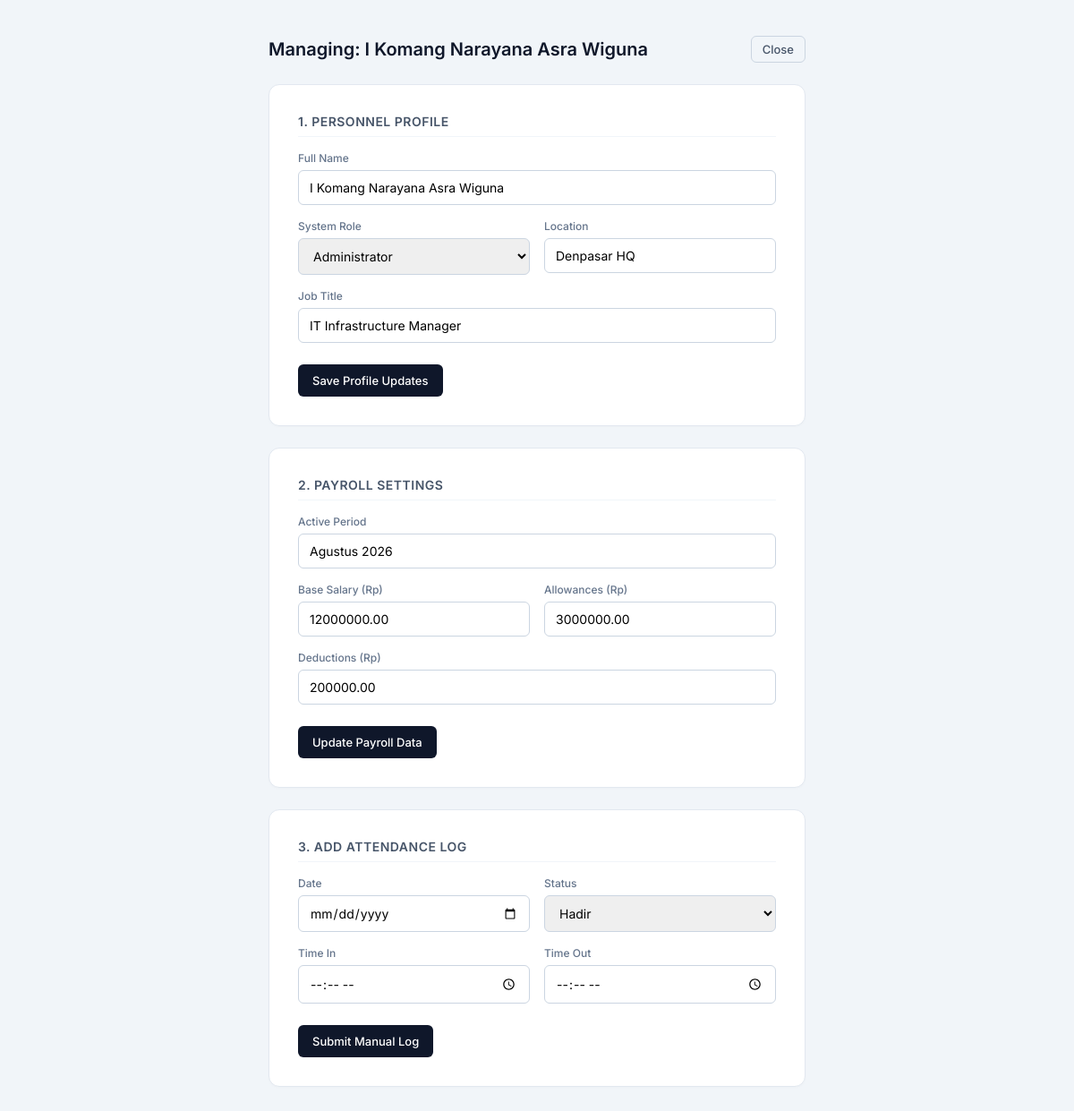
Screenshot of /admin_manage.php?id=1 (signed in) with the database file from the repository.
### tables this page shows
CREATE TABLE `users` (
  `id_user` int NOT NULL,
  `username` varchar(50) NOT NULL,
  `password` varchar(255) NOT NULL,
  `nama_lengkap` varchar(100) NOT NULL,
  `role` varchar(50) NOT NULL,
  `jabatan` varchar(100) NOT NULL,
  `penempatan` varchar(100) NOT NULL
);

CREATE TABLE `penggajian` (
  `id_gaji` int NOT NULL,
  `id_user` int NOT NULL,
  `periode` varchar(50) NOT NULL,
  `gaji_pokok` decimal(12,2) NOT NULL,
  `tunjangan` decimal(12,2) DEFAULT '0.00',
  `potongan` decimal(12,2) DEFAULT '0.00',
  `total_gaji` decimal(12,2) GENERATED ALWAYS AS (((`gaji_pokok` + `tunjangan`) - `potongan`)) STORED
);

### admin_manage.php (the view, shortened to what this page needs)
<?php
require 'config.php';
$target_id = $_GET['id'] ?? 0;
$stmt_target = $conn->prepare("SELECT * FROM users WHERE id_user = ?");
$stmt_target->bind_param("i", $target_id);
$stmt_target->execute();
$target_data = $stmt_target->get_result()->fetch_assoc();
$stmt_gaji = $conn->query("SELECT * FROM penggajian WHERE id_user = $target_id ORDER BY id_gaji DESC LIMIT 1");
$gaji_data = $stmt_gaji->fetch_assoc();
?>
<!DOCTYPE html>
<html lang="en">
<head>
</head>
<body>
<div class="container">
    <div class="header">
        <h1>Managing: <?= htmlspecialchars($target_data['nama_lengkap']); ?></h1>
        <a href="dashboard.php" class="btn-back">Close</a>
    </div>
    <div class="card">
        <div class="section-title">1. Personnel Profile</div>
        <form method="POST">
            <div class="form-group">
                <label>Full Name</label>
                <input type="text" name="nama_lengkap" value="<?= htmlspecialchars($target_data['nama_lengkap']); ?>" required>
            </div>
            <div class="grid-2">
                <div class="form-group">
                    <label>System Role</label>
                    <select name="role" required>
                        <option value="Administrator" <?= $target_data['role'] == 'Administrator' ? 'selected' : '' ?>>Administrator</option>
                    </select>
                </div>
                <div class="form-group">
                    <label>Location</label>
                    <input type="text" name="penempatan" value="<?= htmlspecialchars($target_data['penempatan']); ?>" required>
                </div>
            </div>
            <div class="form-group">
                <label>Job Title</label>
                <input type="text" name="jabatan" value="<?= htmlspecialchars($target_data['jabatan']); ?>" required>
            </div>
            <button type="submit" name="update_profile" class="btn-submit">Save Profile Updates</button>
        </form>
    </div>
    <div class="card">
        <div class="section-title">2. Payroll Settings</div>
        <form method="POST">
            <div class="form-group">
                <label>Active Period</label>
                <input type="text" name="periode" value="<?= $gaji_data ? htmlspecialchars($gaji_data['periode']) : date('F Y'); ?>" required>
            </div>
            <div class="grid-2">
                <div class="form-group">
                    <label>Base Salary (Rp)</label>
                    <input type="number" name="gaji_pokok" value="<?= $gaji_data ? $gaji_data['gaji_pokok'] : 0; ?>" required>
                </div>
                <div class="form-group">
                    <label>Allowances (Rp)</label>
                    <input type="number" name="tunjangan" value="<?= $gaji_data ? $gaji_data['tunjangan'] : 0; ?>">
                </div>
            </div>
            <div class="form-group">
                <label>Deductions (Rp)</label>
                <input type="number" name="potongan" value="<?= $gaji_data ? $gaji_data['potongan'] : 0; ?>">
            </div>
            <button type="submit" name="update_payroll" class="btn-submit">Update Payroll Data</button>
        </form>
    </div>
    <div class="card">
        <div class="section-title">3. Add Attendance Log</div>
        <form method="POST">
            <div class="grid-2">
                <div class="form-group">
                    <label>Date</label>
                    <input type="date" name="tanggal" required>
                </div>
                <div class="form-group">
                    <label>Status</label>
                    <select name="status" required>
                        <option value="Hadir">Hadir</option>
                    </select>
                </div>
            </div>
            <div class="grid-2">
                <div class="form-group">
                    <label>Time In</label>
                    <input type="time" name="waktu_masuk">
                </div>
                <div class="form-group">
                    <label>Time Out</label>
                    <input type="time" name="waktu_keluar">
                </div>
            </div>
            <button type="submit" name="add_attendance" class="btn-submit">Submit Manual Log</button>
        </form>
    </div>
</div>
</body>
</html>

### admin_manage.php (style rules this page uses)
* { box-sizing: border-box; font-family: 'Inter', sans-serif; margin: 0; padding: 0; }
body { background-color: #f1f5f9; color: #0f172a; padding: 40px 20px; display: flex; justify-content: center; }
.container { width: 100%; max-width: 600px; }
.header { display: flex; justify-content: space-between; align-items: center; margin-bottom: 24px; }
.header h1 { font-size: 20px; font-weight: 600; }
.btn-back { background: transparent; border: 1px solid #cbd5e1; padding: 6px 12px; border-radius: 6px; text-decoration: none; color: #475569; font-size: 13px; font-weight: 500; }
.card { background: #ffffff; border-radius: 12px; border: 1px solid #e2e8f0; padding: 32px; box-shadow: 0 1px 3px rgba(0,0,0,0.02); margin-bottom: 24px; }
.section-title { font-size: 14px; font-weight: 600; color: #475569; margin-bottom: 16px; text-transform: uppercase; letter-spacing: 0.5px; border-bottom: 1px solid #f1f5f9; padding-bottom: 8px; }
.form-group { margin-bottom: 16px; }
.form-group label { display: block; font-size: 12px; font-weight: 500; color: #64748b; margin-bottom: 6px; }
.form-group input, .form-group select { width: 100%; padding: 10px 12px; border: 1px solid #cbd5e1; border-radius: 6px; font-size: 14px; outline: none; }
.grid-2 { display: grid; grid-template-columns: 1fr 1fr; gap: 16px; }
.btn-submit { background: #0f172a; color: white; border: none; padding: 10px 16px; border-radius: 6px; font-size: 13px; font-weight: 500; cursor: pointer; transition: 0.2s; margin-top: 8px; }

### rows the page displays
users: nama_lengkap "I Komang Narayana Asra Wiguna", role "Administrator", penempatan "Denpasar HQ", jabatan "IT Infrastructure Manager"
penggajian: periode "Agustus 2026", gaji_pokok "12000000.00", tunjangan "3000000.00", potongan "200000.00"
